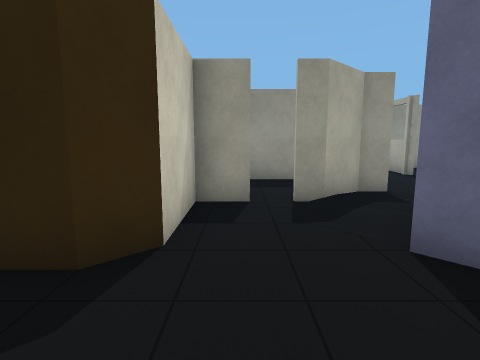
[1] (above)

17 first-person views from a walk through a world built for the Gazebo simulator. The camera is 1.2 m above the floor, tilts 8° down and sees 80° across. The lines on the ground mark 1 m squares. The floor is counted in squares, 1 m on a side. Each view is taken from the middle of a square. On the plan, view 1 faces up. The plan holds only what a view shows up to about 12 squares ahead; the rest is blank. The place goes on beyond the plan. The robots in the file are not drawn. Simple shapes stand in for some stock models. Some surface patterns are stand-ins.

[2]
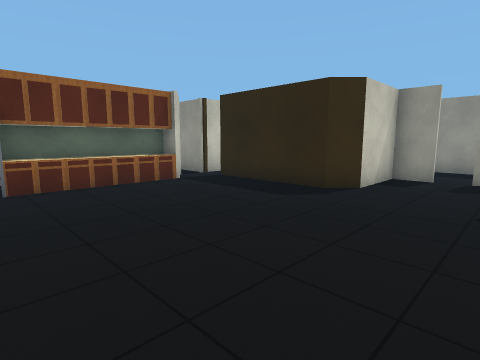

[3]
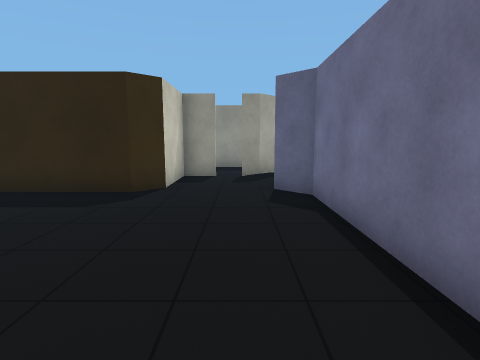

[4]
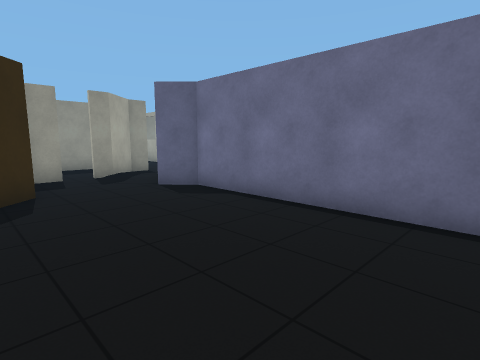

[5]
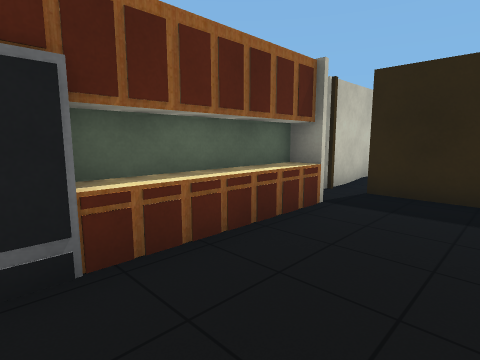

[6]
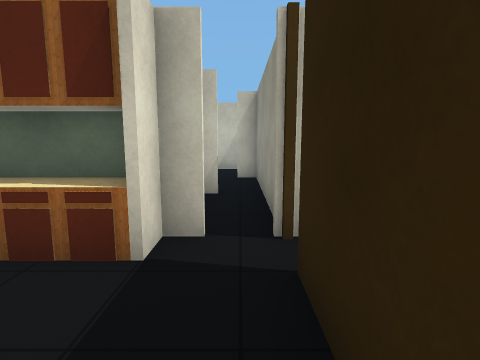

[7]
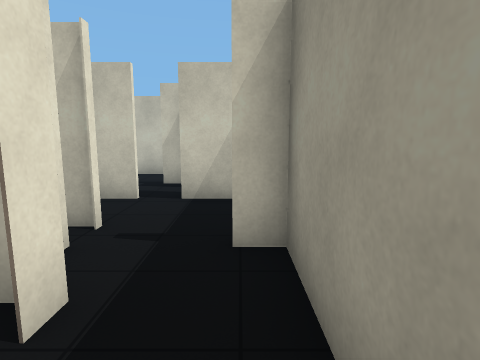

[8]
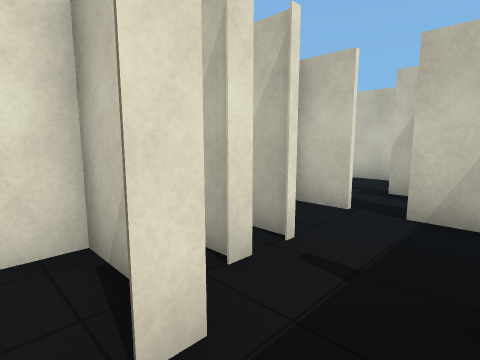

[9]
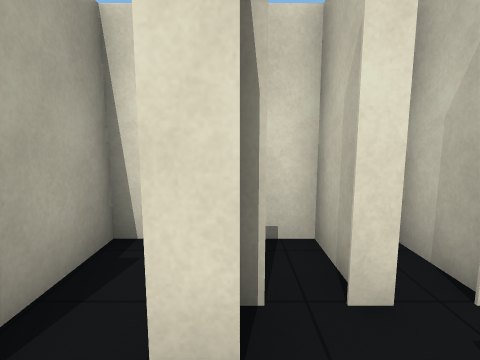

[10]
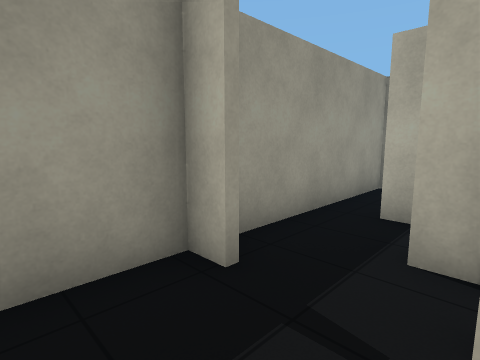

[11]
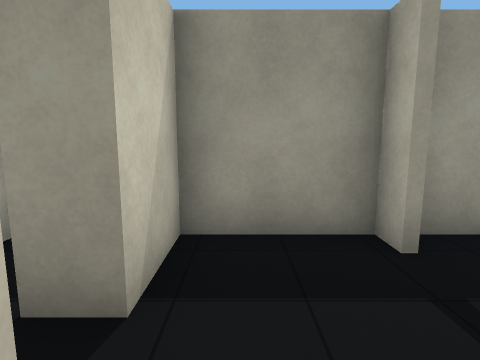

[12]
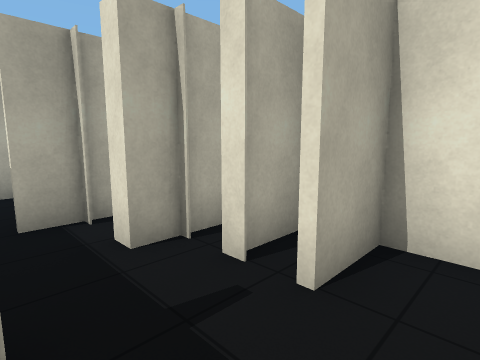

[13]
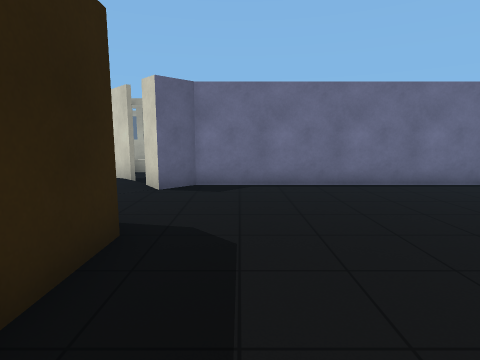

[14]
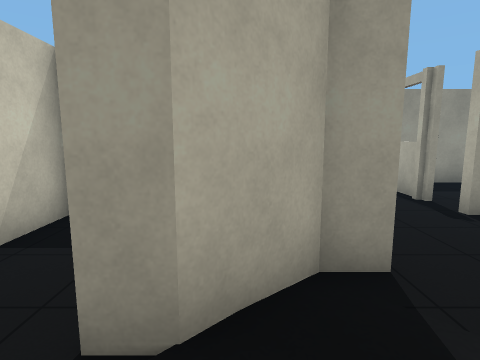

[15]
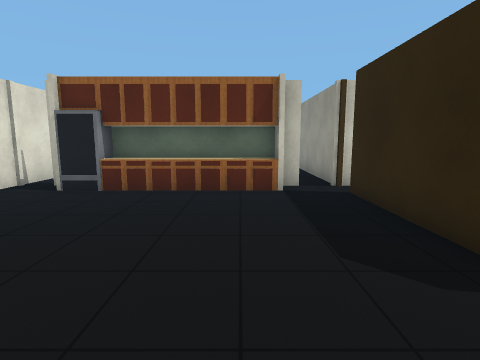

[16]
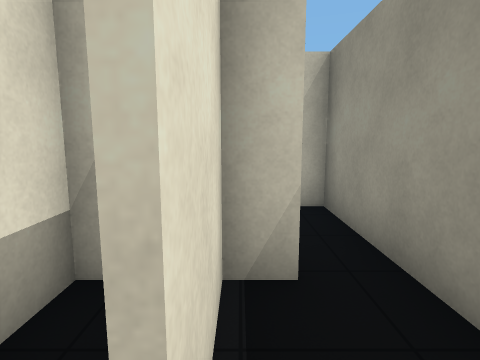

[17]
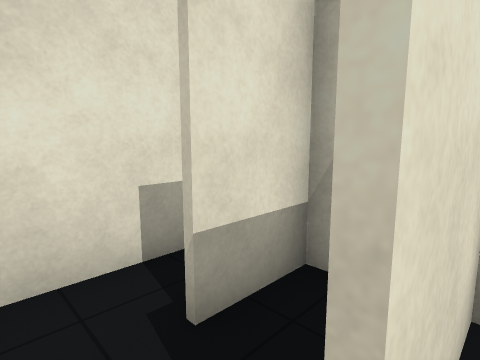

### Floor plan
Ten units are one square. View 1 is at (0, 0); x grows to the right and y downward. Boxes are objects, and circles mark ways between rooms. Rooms are numbered by the first view taken in them; rooms with no view inside come last. Other rooms are left out.
<svg viewBox="-155 -93 198 143">
<path fill="none" stroke="#000" d="M-57 -10 -57 44M-59 -10 -59 32M2 -55 -9 -55 -9 -31 -14 -25 -55 -25M-64 -16 -64 33M30 -41 38 -48M26 45 26 -22 18 -30 23 -34M28 -66 17 -55 10 -55M-98 -7 -75 -7M-110 -4 -110 14M-110 8 -110 -7 -105 -7M-119 -1 -119 14 -95 14 -95 -15M-121 -26 -121 -19M-74 -25 -116 -25M-123 -19 -123 -26M-116 -25 -148 -25 -148 -8M-148 0 -148 12M-139 14 -129 14 -129 -1M-88 16 -71 16M-93 -16 -93 4 -80 4M-9 -88 -9 -72M21 -87 -4 -87"/>
<circle cx="5" cy="-60" r="3" fill="#2a7"/>
<circle cx="-120" cy="-10" r="3" fill="#2a7"/>
<text x="-10" y="0">1</text>
<text x="-100" y="-10">2</text>
<text x="-130" y="-10">3</text>
<text x="-70" y="0">4</text>
<text x="0" y="-70">5</text>
</svg>
Room 1 opens to room 5. Room 2 opens to room 3.

Where each view was taken, in squares from view 1:
view 1: 0 up, 0 right, facing up
view 2: 4 down, 2 right, facing up-left
view 3: 4 down, 1 right, facing up
view 4: 4 down, 2 left, facing up-right
view 5: 4 down, 3 left, facing up-left
view 6: 2 up, 3 left, facing left
view 7: 2 up, 9 left, facing left
view 8: 2 up, 10 left, facing down-left
view 9: 2 up, 11 left, facing down
view 10: 0 up, 14 left, facing up-right
view 11: 1 down, 14 left, facing up
view 12: 2 up, 14 left, facing down-right
view 13: 1 up, 5 left, facing right
view 14: 4 up, 2 right, facing up
view 15: 0 up, 1 right, facing left
view 16: 1 up, 7 left, facing left
view 17: 1 up, 7 left, facing down-left
